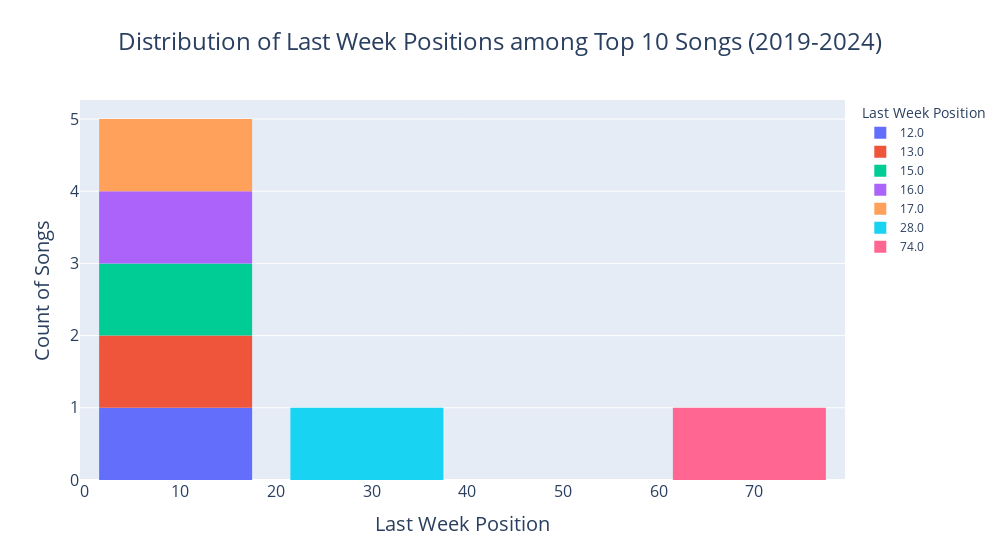

Write notebook code for a chart like this one.
### Code cell
# Distribution of Last Week Positions among Top 10 Songs (2019-2024)
# Create a histogram
fig = px.histogram(
    last_week_position_sorted,
    x='Last Week Position',
    y='Count of Songs',
    color='Last Week Position',
    title='Distribution of Last Week Positions among Top 10 Songs (2019-2024)',
    width=1000
)

# Customize the chart
fig.update_layout(
    title_font=dict(size=24),
    title_x=0.5,
    xaxis_title='Last Week Position',
    yaxis_title='Count of Songs',
    xaxis_title_font=dict(size=20),
    yaxis_title_font=dict(size=20),
    xaxis=dict(
        tickfont=dict(size=16),
    ),
    yaxis=dict(
        tickfont=dict(size=16)
    ),
    hoverlabel=dict(
        font=dict(
            family="Arial",
            size=14
        )
    ),
    bargap=0.2
)

# Show the chart
fig.show()

### Figure 1 — Plotly figure (JSON) as saved in the notebook; plotly's stock layout.template omitted (floating-point values rounded to 4 significant figures)
{"data": [{"alignmentgroup": "True", "bingroup": "x", "histfunc": "sum", "hovertemplate": "Last Week Position=%{x}<br>sum of Count of Songs=%{y}<extra></extra>", "legendgroup": "12.0", "marker": {"color": "#636efa", "pattern": {"shape": ""}}, "name": "12.0", "offsetgroup": "12.0", "orientation": "v", "showlegend": true, "type": "histogram", "x": [12], "xaxis": "x", "y": [1], "yaxis": "y"}, {"alignmentgroup": "True", "bingroup": "x", "histfunc": "sum", "hovertemplate": "Last Week Position=%{x}<br>sum of Count of Songs=%{y}<extra></extra>", "legendgroup": "13.0", "marker": {"color": "#EF553B", "pattern": {"shape": ""}}, "name": "13.0", "offsetgroup": "13.0", "orientation": "v", "showlegend": true, "type": "histogram", "x": [13], "xaxis": "x", "y": [1], "yaxis": "y"}, {"alignmentgroup": "True", "bingroup": "x", "histfunc": "sum", "hovertemplate": "Last Week Position=%{x}<br>sum of Count of Songs=%{y}<extra></extra>", "legendgroup": "15.0", "marker": {"color": "#00cc96", "pattern": {"shape": ""}}, "name": "15.0", "offsetgroup": "15.0", "orientation": "v", "showlegend": true, "type": "histogram", "x": [15], "xaxis": "x", "y": [1], "yaxis": "y"}, {"alignmentgroup": "True", "bingroup": "x", "histfunc": "sum", "hovertemplate": "Last Week Position=%{x}<br>sum of Count of Songs=%{y}<extra></extra>", "legendgroup": "16.0", "marker": {"color": "#ab63fa", "pattern": {"shape": ""}}, "name": "16.0", "offsetgroup": "16.0", "orientation": "v", "showlegend": true, "type": "histogram", "x": [16], "xaxis": "x", "y": [1], "yaxis": "y"}, {"alignmentgroup": "True", "bingroup": "x", "histfunc": "sum", "hovertemplate": "Last Week Position=%{x}<br>sum of Count of Songs=%{y}<extra></extra>", "legendgroup": "17.0", "marker": {"color": "#FFA15A", "pattern": {"shape": ""}}, "name": "17.0", "offsetgroup": "17.0", "orientation": "v", "showlegend": true, "type": "histogram", "x": [17], "xaxis": "x", "y": [1], "yaxis": "y"}, {"alignmentgroup": "True", "bingroup": "x", "histfunc": "sum", "hovertemplate": "Last Week Position=%{x}<br>sum of Count of Songs=%{y}<extra></extra>", "legendgroup": "28.0", "marker": {"color": "#19d3f3", "pattern": {"shape": ""}}, "name": "28.0", "offsetgroup": "28.0", "orientation": "v", "showlegend": true, "type": "histogram", "x": [28], "xaxis": "x", "y": [1], "yaxis": "y"}, {"alignmentgroup": "True", "bingroup": "x", "histfunc": "sum", "hovertemplate": "Last Week Position=%{x}<br>sum of Count of Songs=%{y}<extra></extra>", "legendgroup": "74.0", "marker": {"color": "#FF6692", "pattern": {"shape": ""}}, "name": "74.0", "offsetgroup": "74.0", "orientation": "v", "showlegend": true, "type": "histogram", "x": [74], "xaxis": "x", "y": [1], "yaxis": "y"}], "layout": {"bargap": 0.2, "barmode": "relative", "hoverlabel": {"font": {"family": "Arial", "size": 14}}, "legend": {"title": {"text": "Last Week Position"}, "tracegroupgap": 0}, "title": {"font": {"size": 24}, "text": "Distribution of Last Week Positions among Top 10 Songs (2019-2024)", "x": 0.5}, "width": 1000, "xaxis": {"anchor": "y", "categoryarray": [12, 13, 15, 16, 17, 28, 74], "categoryorder": "array", "domain": [0, 1], "tickfont": {"size": 16}, "title": {"font": {"size": 20}, "text": "Last Week Position"}}, "yaxis": {"anchor": "x", "domain": [0, 1], "tickfont": {"size": 16}, "title": {"font": {"size": 20}, "text": "Count of Songs"}}}}
